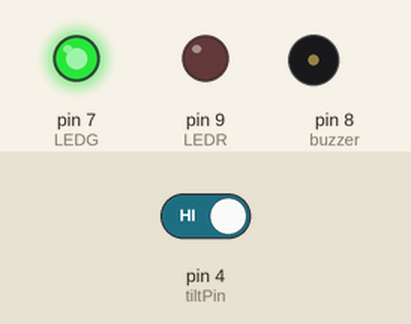
A sketch run on a simulated Arduino Uno, built with avr-gcc and run on an emulated ATmega328P. On the bench: output pins drawn as LEDs (lit = HIGH), buzzer (waves = sounding, pin HIGH). The inputs (shaded band) are chosen by the test bench; at power-on: pin 4 (tiltPin) HIGH. What the sketch prints to the serial monitor is not drawn.

Above: at 1.2 s.
1.3 s: pin 4 (tiltPin) driven LOW
At 2.3 s:
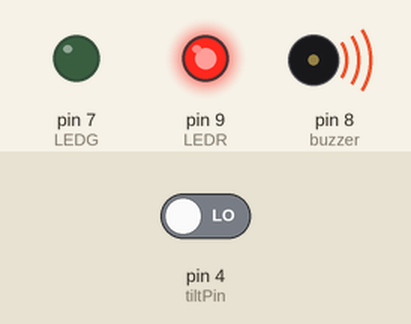
2.8 s: pin 4 (tiltPin) driven HIGH
At 3.5 s:
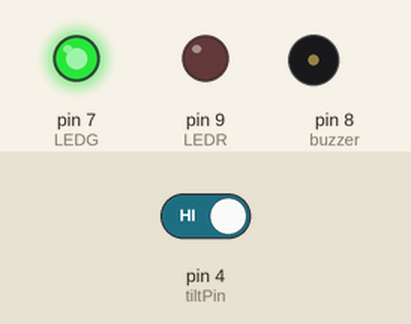
Timing chart, 0 to 5.8 s (numbered marks = the images above; inputs shaded):
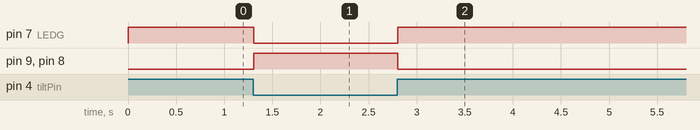

Measured:
- after the input at 1.3 s, pin 7 (LEDG): HIGH → LOW at once; pin 9 (LEDR), pin 8 (buzzer): LOW → HIGH at once
- after the input at 2.8 s, pin 7 (LEDG): LOW → HIGH at once; pin 9 (LEDR), pin 8 (buzzer): HIGH → LOW at once

The sketch:

tilt.ino
```cpp
int tiltPin = 4;
int LEDG = 7;
int LEDR = 9;
int tiltVal;
int buzzer = 8;
void setup() {
  // put your setup code here, to run once:
Serial.begin(9600);
pinMode(tiltPin,INPUT);
pinMode(LEDG,OUTPUT);
pinMode(LEDR,OUTPUT);
pinMode(buzzer,OUTPUT);
digitalWrite(tiltPin,HIGH);
}

void loop() {
  // put your main code here, to run repeatedly:
tiltVal = digitalRead(tiltPin);
Serial.println(tiltVal);
if(tiltVal==1){
  digitalWrite(LEDG,1);
  digitalWrite(buzzer,0);
  digitalWrite(LEDR,0);}
  else{
  digitalWrite(LEDR,1);
  digitalWrite(buzzer,1);
  digitalWrite(LEDG,0);}
}
```
